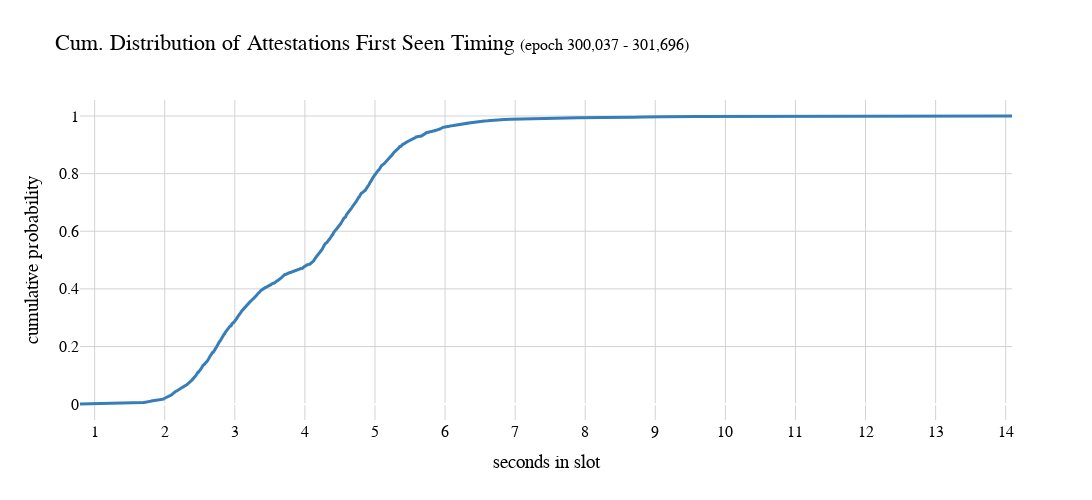

Notebook code for this chart:
### Code cell
import numpy as np
import plotly.graph_objects as go

def attestations_cdf(gg):

    data = gg.seconds_in_slot.tolist()[::100000]
    data.sort()

    data_array = np.array(data)

    cum_freq = np.cumsum(np.ones_like(data_array))
    cum_density = cum_freq / cum_freq[-1]

    cumulative_density = list(zip(data_array, cum_density))
    fig = go.Figure()

    fig.add_trace(go.Scatter(
        x=data_array,
        y=cum_density,
        mode='lines',
        name='Cumulative Density',
        line=dict(color=COLORS[0], width=3),
    ))

    fig.update_layout(
            title=f'Cum. Distribution of Attestations First Seen Timing <span style="font-size: 16px;">(epoch {gg.slot.min() //32:,} - {gg.slot.max() // 32:,})</span>',
            yaxis_title='cumulative probability',
            xaxis_title='seconds in slot',
            barmode='stack',
            legend_traceorder="normal",
            xaxis=dict(
                tickmode='linear',
                showgrid=True,
                gridcolor='lightgrey',
            ),
            yaxis=dict(
                showgrid=True,
                gridcolor='lightgrey',
            ),
            height=500,
            width=1200,
            font=dict(
                family="Ubuntu Mono",
                size=FONTSIZE,
                color="black"
            ),
            legend=dict(
                x=1,
                y=1,
                xanchor='right',
                yanchor='top'
            ),
            plot_bgcolor = "#FFFFFF"
        )

    return fig, cumulative_density

fig, cumulative_density = attestations_cdf(timing_df)
fig.write_image(f"att_pics/attestations_cdf.png")
fig.show()

### Figure 1 — Plotly figure (JSON) as saved in the notebook; plotly's stock layout.template omitted (floating-point values rounded to 4 significant figures; data arrays with more than 128 entries replaced by an {"elided": "..."} marker saying what was removed)
{"data": [{"line": {"color": "#377eb8", "width": 3}, "mode": "lines", "name": "Cumulative Density", "type": "scatter", "x": {"elided": "1855 float values"}, "y": {"elided": "1855 float values"}}], "layout": {"barmode": "stack", "font": {"color": "black", "family": "Ubuntu Mono", "size": 16}, "height": 500, "legend": {"traceorder": "normal", "x": 1, "xanchor": "right", "y": 1, "yanchor": "top"}, "plot_bgcolor": "#FFFFFF", "title": {"text": "Cum. Distribution of Attestations First Seen Timing <span style=\"font-size: 16px;\">(epoch 300,037 - 301,696)</span>"}, "width": 1200, "xaxis": {"gridcolor": "lightgrey", "showgrid": true, "tickmode": "linear", "title": {"text": "seconds in slot"}}, "yaxis": {"gridcolor": "lightgrey", "showgrid": true, "title": {"text": "cumulative probability"}}}}
